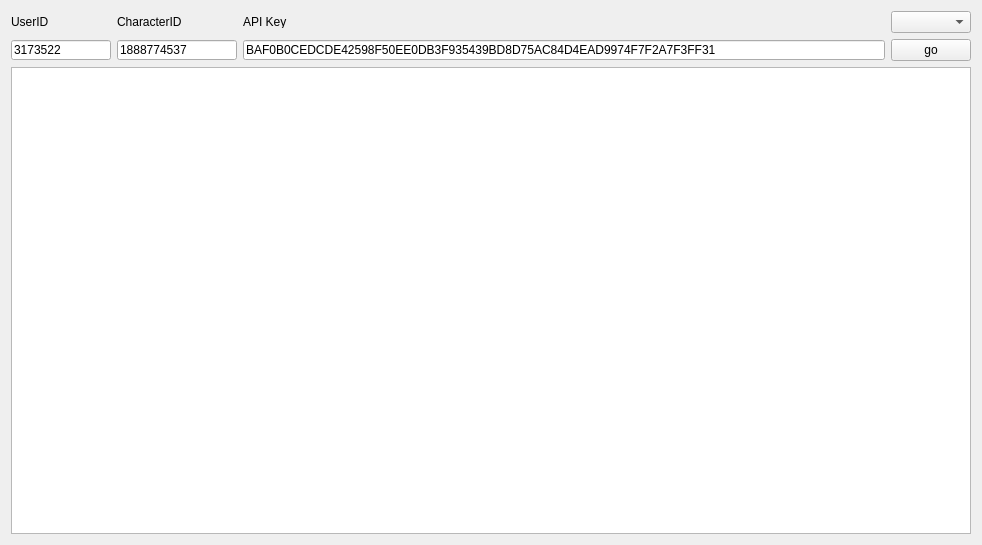
<?xml version="1.0" encoding="UTF-8"?>
<ui version="4.0">
 <class>TestNetClass</class>
 <widget class="QWidget" name="TestNetClass">
  <property name="geometry">
   <rect>
    <x>0</x>
    <y>0</y>
    <width>982</width>
    <height>545</height>
   </rect>
  </property>
  <property name="windowTitle">
   <string>TestNet</string>
  </property>
  <layout class="QVBoxLayout" name="verticalLayout">
   <item>
    <layout class="QGridLayout" name="gridLayout">
     <item row="1" column="0">
      <widget class="QLineEdit" name="lineEdit">
       <property name="maximumSize">
        <size>
         <width>100</width>
         <height>20</height>
        </size>
       </property>
       <property name="text">
        <string>3173522</string>
       </property>
      </widget>
     </item>
     <item row="1" column="1">
      <widget class="QLineEdit" name="lineEdit_2">
       <property name="maximumSize">
        <size>
         <width>120</width>
         <height>20</height>
        </size>
       </property>
       <property name="text">
        <string>1888774537</string>
       </property>
      </widget>
     </item>
     <item row="1" column="2">
      <widget class="QLineEdit" name="lineEdit_3">
       <property name="maximumSize">
        <size>
         <width>16777215</width>
         <height>20</height>
        </size>
       </property>
       <property name="text">
        <string>BAF0B0CEDCDE42598F50EE0DB3F935439BD8D75AC84D4EAD9974F7F2A7F3FF31</string>
       </property>
      </widget>
     </item>
     <item row="0" column="0">
      <widget class="QLabel" name="label">
       <property name="maximumSize">
        <size>
         <width>16777215</width>
         <height>13</height>
        </size>
       </property>
       <property name="text">
        <string>UserID</string>
       </property>
      </widget>
     </item>
     <item row="0" column="1">
      <widget class="QLabel" name="label_2">
       <property name="maximumSize">
        <size>
         <width>16777215</width>
         <height>13</height>
        </size>
       </property>
       <property name="text">
        <string>CharacterID</string>
       </property>
      </widget>
     </item>
     <item row="0" column="2">
      <widget class="QLabel" name="label_3">
       <property name="maximumSize">
        <size>
         <width>16777215</width>
         <height>13</height>
        </size>
       </property>
       <property name="text">
        <string>API Key</string>
       </property>
      </widget>
     </item>
     <item row="1" column="3">
      <widget class="QPushButton" name="pushButton">
       <property name="text">
        <string>go</string>
       </property>
      </widget>
     </item>
     <item row="0" column="3">
      <widget class="QComboBox" name="comboBox">
       <property name="minimumSize">
        <size>
         <width>0</width>
         <height>0</height>
        </size>
       </property>
      </widget>
     </item>
    </layout>
   </item>
   <item>
    <widget class="QTextBrowser" name="textBrowser">
     <property name="sizePolicy">
      <sizepolicy hsizetype="Expanding" vsizetype="Expanding">
       <horstretch>0</horstretch>
       <verstretch>0</verstretch>
      </sizepolicy>
     </property>
    </widget>
   </item>
  </layout>
 </widget>
 <layoutdefault spacing="6" margin="11"/>
 <resources/>
 <connections/>
</ui>
